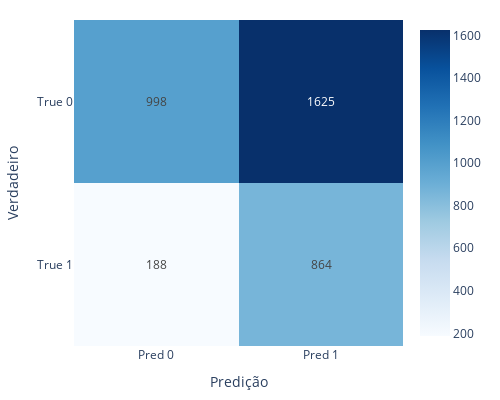

The cell this chart's notebook holds for it:
### Code cell
conf_matrix_df = pd.DataFrame(conf_matrix_kmeans, index=['True 0', 'True 1'], columns=['Pred 0', 'Pred 1'])
fig = px.imshow(conf_matrix_df, text_auto=True, color_continuous_scale='Blues', aspect='auto')
fig.update_layout( 
    xaxis_title='Predição', yaxis_title='Verdadeiro',
    width=500,
    height=400,
    margin=dict(l=20, r=20, t=20, b=20))
fig.write_image("plots/mat_kmeans.pdf", engine="kaleido")
fig.show()

### Figure 1 — Plotly figure (JSON) as saved in the notebook; plotly's stock layout.template omitted (floating-point values rounded to 4 significant figures)
{"data": [{"coloraxis": "coloraxis", "hovertemplate": "x: %{x}<br>y: %{y}<br>color: %{z}<extra></extra>", "name": "0", "texttemplate": "%{z}", "type": "heatmap", "x": ["Pred 0", "Pred 1"], "xaxis": "x", "y": ["True 0", "True 1"], "yaxis": "y", "z": [[998, 1625], [188, 864]]}], "layout": {"coloraxis": {"colorscale": [[0, "rgb(247,251,255)"], [0.125, "rgb(222,235,247)"], [0.25, "rgb(198,219,239)"], [0.375, "rgb(158,202,225)"], [0.5, "rgb(107,174,214)"], [0.625, "rgb(66,146,198)"], [0.75, "rgb(33,113,181)"], [0.875, "rgb(8,81,156)"], [1, "rgb(8,48,107)"]]}, "height": 400, "margin": {"b": 20, "l": 20, "r": 20, "t": 20}, "width": 500, "xaxis": {"anchor": "y", "domain": [0, 1], "title": {"text": "Predição"}}, "yaxis": {"anchor": "x", "autorange": "reversed", "domain": [0, 1], "title": {"text": "Verdadeiro"}}}}
